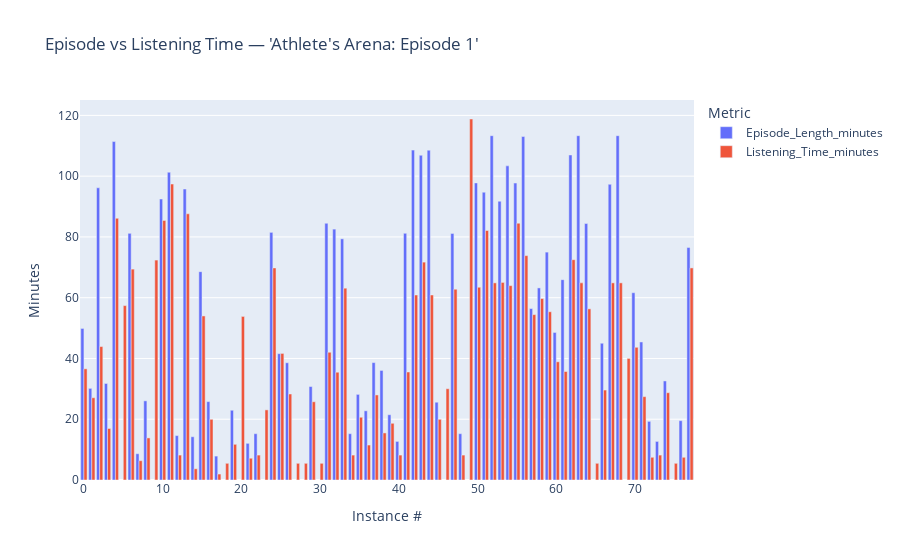

Here is the notebook cell this chart was saved with:
### Code cell
# Step 1: Filter the data
filtered = train[
    (train["Podcast_Name"] == "Athlete's Arena") &
    (train["Episode_Title"] == "Episode 2")
].reset_index(drop=True)

# Step 2: Add an 'Instance' column to track each row
filtered["Instance"] = filtered.index

# Step 3: Melt the DataFrame
melted = filtered.melt(
    id_vars="Instance",
    value_vars=["Episode_Length_minutes", "Listening_Time_minutes"],
    var_name="Metric",
    value_name="Minutes"
)

fig = px.bar(
    melted,
    x="Instance",
    y="Minutes",
    color="Metric",
    barmode="group",
    title="Episode vs Listening Time — 'Athlete's Arena: Episode 1'",
    labels={"Instance": "Instance #", "Minutes": "Minutes"}
)

fig.show()

### Figure 1 — Plotly figure (JSON) as saved in the notebook; plotly's stock layout.template omitted (floating-point values rounded to 4 significant figures)
{"data": [{"alignmentgroup": "True", "hovertemplate": "Metric=Episode_Length_minutes<br>Instance #=%{x}<br>Minutes=%{y}<extra></extra>", "legendgroup": "Episode_Length_minutes", "marker": {"color": "#636efa", "pattern": {"shape": ""}}, "name": "Episode_Length_minutes", "offsetgroup": "Episode_Length_minutes", "orientation": "v", "showlegend": true, "textposition": "auto", "type": "bar", "x": [0, 1, 2, 3, 4, 5, 6, 7, 8, 9, 10, 11, 12, 13, 14, 15, 16, 17, 18, 19, 20, 21, 22, 23, 24, 25, 26, 27, 28, 29, 30, 31, 32, 33, 34, 35, 36, 37, 38, 39, 40, 41, 42, 43, 44, 45, 46, 47, 48, 49, 50, 51, 52, 53, 54, 55, 56, 57, 58, 59, 60, 61, 62, 63, 64, 65, 66, 67, 68, 69, 70, 71, 72, 73, 74, 75, 76, 77], "xaxis": "x", "y": [49.88, 30.16, 96.17, 31.77, 111.4, NaN, 81.19, 8.65, 26.05, NaN, 92.47, 101.3, 14.62, 95.77, 14.24, 68.57, 25.8, 7.87, NaN, 22.96, NaN, 12.07, 15.24, NaN, 81.5, 41.58, 38.59, NaN, NaN, 30.76, NaN, 84.49, 82.57, 79.37, 15.24, 28.18, 22.77, 38.64, 36.06, 21.48, 12.7, 81.2, 108.6, 106.9, 108.5, 25.6, NaN, 81.14, 15.24, NaN, 97.78, 94.72, 113.3, 91.75, 103.4, 97.73, 113.0, 56.42, 63.22, 75.0, 48.56, 65.93, 107.0, 113.3, 84.41, NaN, 45.01, 97.32, 113.3, NaN, 61.64, 45.43, 19.3, 12.7, 32.6, NaN, 19.53, 76.5], "yaxis": "y"}, {"alignmentgroup": "True", "hovertemplate": "Metric=Listening_Time_minutes<br>Instance #=%{x}<br>Minutes=%{y}<extra></extra>", "legendgroup": "Listening_Time_minutes", "marker": {"color": "#EF553B", "pattern": {"shape": ""}}, "name": "Listening_Time_minutes", "offsetgroup": "Listening_Time_minutes", "orientation": "v", "showlegend": true, "textposition": "auto", "type": "bar", "x": [0, 1, 2, 3, 4, 5, 6, 7, 8, 9, 10, 11, 12, 13, 14, 15, 16, 17, 18, 19, 20, 21, 22, 23, 24, 25, 26, 27, 28, 29, 30, 31, 32, 33, 34, 35, 36, 37, 38, 39, 40, 41, 42, 43, 44, 45, 46, 47, 48, 49, 50, 51, 52, 53, 54, 55, 56, 57, 58, 59, 60, 61, 62, 63, 64, 65, 66, 67, 68, 69, 70, 71, 72, 73, 74, 75, 76, 77], "xaxis": "x", "y": [36.59, 27.07, 43.92, 16.95, 86.13, 57.4, 69.4, 6.36, 13.85, 72.38, 85.44, 97.4, 8.202, 87.6, 3.692, 53.99, 19.98, 1.958, 5.491, 11.75, 53.83, 7.166, 8.202, 23.08, 69.8, 41.66, 28.31, 5.491, 5.491, 25.75, 5.491, 42.04, 35.47, 63.13, 8.202, 20.65, 11.51, 27.99, 15.49, 18.66, 8.202, 35.55, 60.88, 71.71, 60.88, 19.98, 30.04, 62.8, 8.202, 118.8, 63.44, 82.11, 64.88, 65.03, 63.98, 84.52, 73.84, 54.43, 59.72, 55.37, 38.91, 35.71, 72.51, 64.88, 56.32, 5.491, 29.61, 64.88, 64.88, 40.02, 43.66, 27.43, 7.473, 8.202, 28.73, 5.491, 7.473, 69.8], "yaxis": "y"}], "layout": {"barmode": "group", "legend": {"title": {"text": "Metric"}, "tracegroupgap": 0}, "title": {"text": "Episode vs Listening Time — 'Athlete's Arena: Episode 1'"}, "xaxis": {"anchor": "y", "domain": [0, 1], "title": {"text": "Instance #"}}, "yaxis": {"anchor": "x", "domain": [0, 1], "title": {"text": "Minutes"}}}}
